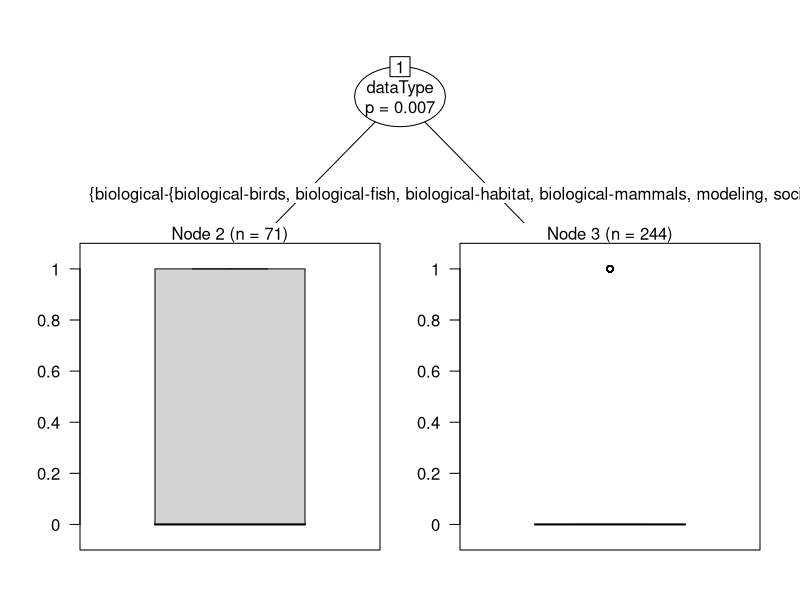

Generate this figure with R:
## ---- chunk 1

library(knitr)
library(dplyr)
library(readr)
library(ggplot2)
library(reshape2)
library(grid)
library(gridExtra)
library(party)

rslt=read.csv('data/archResRevised2.csv',header=T,stringsAsFactors=T)
rslt[rslt$Status=='published','Status']<-'Published'

rslt$succ=ifelse(rslt$Status %in% c('Published','SentData','Revised'),0,1) # 0=success???
rslt$statSucc=ifelse(rslt$Status %in% c('Published','SentData','Revised'),1,0) # 1 = success, 2 = not successful


agDes=read.csv('data/ecoInfoAgencyDesig.csv',header=T,stringsAsFactors=T,col.names=c('agency','agGrp','agSubGrp'))
agDes$agGrp=gsub('nonProf','private',agDes$agGrp)


rslt2=merge(rslt,agDes,all.x=T)
rslt2=rslt2 %>%
  filter(!end>2010) %>%
  select(Status,start,end,ecosystem,dataType,statSucc,agGrp,agSubGrp,reason)

splBio=strsplit(as.character(rslt2$dataType),'-')
rslt3<-rslt2 %>%
  mutate(dtGen=sapply(splBio,function(x) as.factor(x[1])))

head(rslt3)
## ---- chunk 2

bioProps=table(rslt2$statSucc,rslt2$dataType)
bioChi=chisq.test(bioProps)

bioChi
## ---- chunk 3
subSecProps=table(rslt2$statSucc,rslt2$agSubGrp)
subSectChi=chisq.test(subSecProps)

subSectChi
## ---- chunk 4

tempProps=table(rslt3$statSucc,as.character(rslt3$end))
tempChi=chisq.test(tempProps)

tempChi

## bin years into 2 bins
rslt3$endBin<-cut(rslt3$end,11) #factor bins
rslt3$endBinNum<-cut(rslt3$end,11,labels=F) #numeric bins

tempProps1=table(rslt3$statSucc,as.character(rslt3$endBin))
tempChi1=chisq.test(tempProps1)

tempChi1

tempProps2=table(rslt3$statSucc,rslt3$endBinNum)
tempChi2=chisq.test(tempProps2)

tempChi2
## ---- chunk 5

succBlrBio<-glm(formula = statSucc~agSubGrp+end+dataType,family='binomial',data=rslt3)

## statSucc = Binomial: did we recover the data?
## agGrp = sector of home institution
## end = last year project was funded by EVOSTC
## dataType = field of study (bio ungrouped)

summary(succBlrBio)

## ---- chunk 6
## bins as factors
succEndBin<-glm(formula = statSucc~endBin,family='binomial',data=rslt3)

summary(succEndBin) 

## bins as continuous
succEndBin<-glm(formula = statSucc~endBinNum,family='binomial',data=rslt3)

summary(succEndBin)

## ---- chunk 7

contrasts(rslt3$dataType) = contr.sum(10)

succBlrBio<-glm(formula = statSucc~agSubGrp+end+dataType,family='binomial',data=rslt3)

## statSucc = Binomial: did we recover the data?
## agGrp = sector of home institution
## end = last year project was funded by EVOSTC
## dataType = field of study (bio ungrouped)

summary(succBlrBio)

## ---- chunk 8
## bins as factors
contrasts(rslt3$endBin) = contr.sum(11)
succEndBin<-glm(formula = statSucc~endBin,family='binomial',data=rslt3)

summary(succEndBin) 

## ---- chunk 9
rm(partree)
partreeBio<-ctree(statSucc~agSubGrp+endBin+dataType,data=rslt3)

partreeBio

plot(partreeBio)
## ---- chunk 10
partyForBio<-cforest(statSucc~agSubGrp+end+dataType,data=rslt3,controls = cforest_unbiased(mtry = 2, ntree = 1000))
varimp(partyForBio)

partyForBio<-cforest(statSucc~agSubGrp+endBin+dataType,data=rslt3,controls = cforest_unbiased(mtry = 2, ntree = 1000))
varimp(partyForBio)
